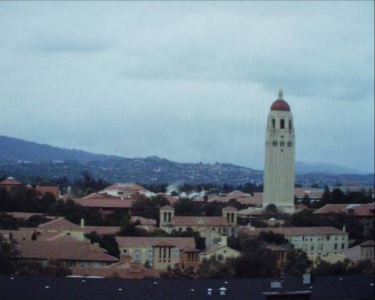
#> input picture Lab1/Image.jpg, 375 x 300 px, given in place of image.png, which was not available
$ jupyter execute --allow-errors 'Untitled (PASSED).ipynb'   (shell and % lines are left out)
#> lines starting #> are read from the running program, lines starting #| are printed output that depends on the picture; after the words box and inside, x2 and y2 are one past the last pixel; in counts of white or black regions, pixels touching at a corner belong together; pictures that were not available may be replaced by others from this repository, and a replacement may not be noted
[cell 1]
import numpy as np

[cell 2]
import cv2 as cv

[cell 3]
from matplotlib import pyplot as plt

[cell 4]
img = cv.imread("image.png", 0)
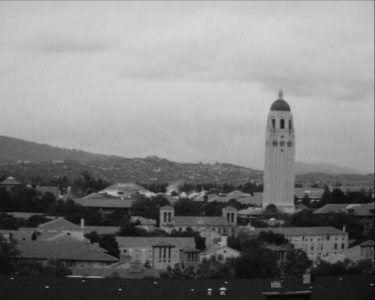
#> img: shape (300, 375); min 6, max 215, mean 128.9

[cell 5]
plt.imshow(img, 'gray')

[cell 6]
print(img[200, 200])
#| 100
print(img[0, 0])
#| 159

[cell 7]
value, img = cv.threshold(img, 100, 1, 0)
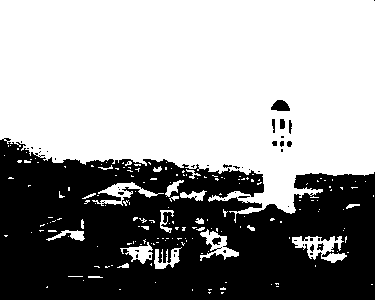
#> img: shape (300, 375); values 0 (black) and 1 (white), 59.9% white; 46 black regions (33 under 20 px), largest, box (x1, y1, x2, y2) and area: (0, 138, 375, 300) 44459, (271, 100, 290, 111) 155, (212, 237, 221, 245) 48

[cell 8]
print(img[0, 0])
#| 1
print(img[200, 200])
#| 0

[cell 9]
plt.imshow(img, 'gray')

[cell 10]
size = 100
width = 2
circle1 = cv.getStructuringElement(cv.MORPH_ELLIPSE, (size, size))
plt.imshow(circle1, 'gray')

[cell 11]
print(circle1[0, 0])
print(circle1[50, 50])

[cell 12]
circle2small = cv.getStructuringElement(cv.MORPH_ELLIPSE, (size - 2 * width, size - 2 * width))
plt.imshow(circle2small, 'gray')

[cell 13]
circle2 = np.zeros((size, size),np.uint8)
for i in range(size - 2 * width):
    for j in range(size - 2 * width):
        circle2[i + width, j + width] = circle2small[i, j]

[cell 14]
plt.imshow(circle2, 'gray')

[cell 15]
ring = circle1 - circle2
plt.imshow(ring, 'gray')
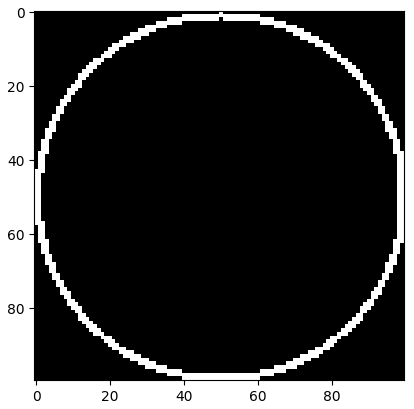
#> figure drawn by matplotlib, 1 panel

[cell 16]
print(type(img))
#| <class 'numpy.ndarray'>
print(type(ring))
print(img[200, 200])
#| 0
print(ring[50, 1])

[cell 17]
centers = cv.erode(img, ring)
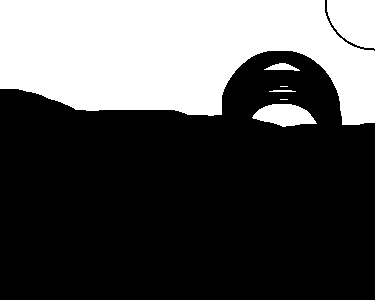
#> centers: shape (300, 375); values 0 (black) and 1 (white), 32.3% white; 7 white regions (2 under 20 px), largest, box (x1, y1, x2, y2) and area: (0, 0, 375, 125) 33280, (327, 0, 375, 49) 1875, (252, 104, 317, 127) 1007, (264, 63, 300, 71) 162, (269, 90, 296, 92) 46
plt.imshow(centers, 'gray')

[cell 18]
insertions = cv.dilate(centers, circle1)
#> insertions: shape (300, 375); values 0 (black) and 1 (white), 54.5% white; 1 black region, box (x1, y1, x2, y2) and area: (0, 139, 375, 300) 51181
plt.imshow(insertions, 'gray')

[cell 19]
imgWithoutHoles = img | insertions
#> imgWithoutHoles: shape (300, 375); values 0 (black) and 1 (white), 60.3% white; 36 black regions (30 under 20 px), largest, box (x1, y1, x2, y2) and area: (0, 139, 375, 300) 44415, (212, 237, 221, 245) 48, (317, 243, 324, 251) 32, (310, 244, 314, 252) 21, (223, 164, 232, 168) 20, (238, 196, 250, 198) 20
plt.imshow(imgWithoutHoles, 'gray')

[cell 20]
bodySize = 285
circle3 = cv.getStructuringElement(cv.MORPH_ELLIPSE, (bodySize, bodySize))
openedImage = cv.morphologyEx(imgWithoutHoles, cv.MORPH_OPEN, circle3)
#> openedImage: shape (300, 375); values 0 (black) and 1 (white), 54.4% white; 1 black region, box (x1, y1, x2, y2) and area: (0, 137, 375, 300) 51270
plt.imshow(openedImage, 'gray')

[cell 21]
shiftSize = 11
circle4 = cv.getStructuringElement(cv.MORPH_ELLIPSE, (shiftSize, shiftSize))
plt.imshow(circle4, 'gray')

[cell 22]
dilatedOpenedImage = cv.dilate(openedImage, circle4)
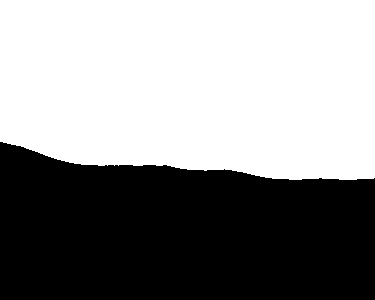
#> dilatedOpenedImage: shape (300, 375); values 0 (black) and 1 (white), 56.1% white; 1 black region, box (x1, y1, x2, y2) and area: (0, 142, 375, 300) 49391
plt.imshow(dilatedOpenedImage, 'gray')

[cell 23]
teethSize = 13
circle5 = cv.getStructuringElement(cv.MORPH_ELLIPSE, (teethSize, teethSize))
plt.imshow(circle5, 'gray')

[cell 24]
dilatedOpenedImage2 = cv.dilate(dilatedOpenedImage, circle5)
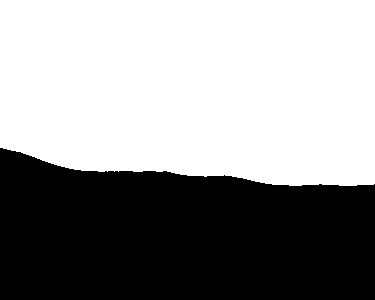
#> dilatedOpenedImage2: shape (300, 375); values 0 (black) and 1 (white), 58.1% white; 1 black region, box (x1, y1, x2, y2) and area: (0, 148, 375, 300) 47138
plt.imshow(dilatedOpenedImage2, 'gray')

[cell 25]
print(dilatedOpenedImage2[200, 200])
#| 0

[cell 26]
bigRing = cv.subtract(dilatedOpenedImage2, dilatedOpenedImage)
#> bigRing: shape (300, 375); values 0 (black) and 1 (white), 2% white; 1 white region, box (x1, y1, x2, y2) and area: (0, 142, 375, 186) 2253
plt.imshow(bigRing, 'gray')

[cell 27]
teeth = imgWithoutHoles & bigRing
#> teeth: shape (300, 375); values 0 (black) and 1 (white), 0.48% white; 46 white regions (39 under 20 px), largest, box (x1, y1, x2, y2) and area: (263, 177, 295, 186) 189, (25, 149, 51, 161) 68, (52, 158, 64, 163) 37
plt.imshow(teeth, 'gray')

[cell 28]
spacing = 17
tip_spacing = cv.getStructuringElement(cv.MORPH_ELLIPSE, (spacing, spacing))
plt.imshow(tip_spacing, 'gray')

[cell 29]
dilatedTeeth = cv.dilate(teeth, tip_spacing)
#> dilatedTeeth: shape (300, 375); values 0 (black) and 1 (white), 6% white; 3 white regions, box (x1, y1, x2, y2) and area: (83, 157, 341, 194) 4903, (0, 137, 74, 176) 1432, (347, 173, 374, 190) 363
plt.imshow(dilatedTeeth, 'gray')
print(np.amax(dilatedTeeth))
#| 1

[cell 30]
defects =  cv.subtract(bigRing, dilatedTeeth)
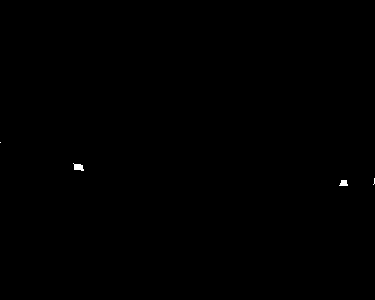
#> defects: shape (300, 375); values 0 (black) and 1 (white), 0.1% white; 4 white regions (2 under 20 px), largest, box (x1, y1, x2, y2) and area: (73, 163, 84, 171) 57, (339, 180, 348, 186) 42
plt.imshow(defects, 'gray')
print(np.amax(defects))
#| 1

[cell 31]
defectDiameter = 31
defect_cue = cv.getStructuringElement(cv.MORPH_ELLIPSE, (defectDiameter, defectDiameter))
plt.imshow(defect_cue, 'gray')
print(np.amax(defect_cue))
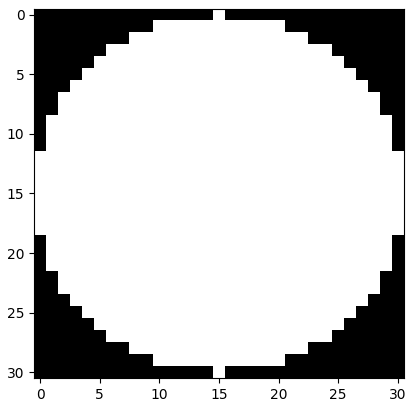
#> figure drawn by matplotlib, 1 panel

[cell 32]
dilatedDefects = cv.dilate(defects, defect_cue)
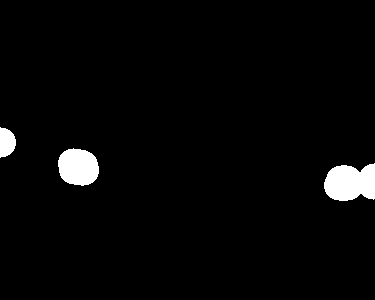
#> dilatedDefects: shape (300, 375); values 0 (black) and 1 (white), 2.8% white; 3 white regions, box (x1, y1, x2, y2) and area: (324, 163, 375, 201) 1554, (58, 148, 99, 186) 1229, (0, 127, 16, 158) 380
plt.imshow(dilatedDefects, 'gray')

#> (a cell that did not finish here is left out)

[cell 34]
print(bigRing[0, 0])
#| 0

[cell 35]
result = dilatedTeeth | dilatedDefects
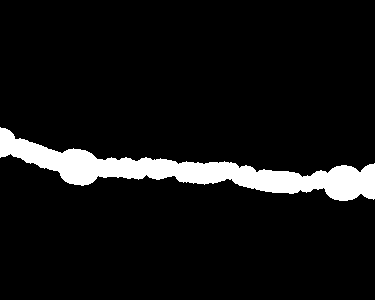
#> result: shape (300, 375); values 0 (black) and 1 (white), 7.6% white; 1 white region, box (x1, y1, x2, y2) and area: (0, 127, 375, 201) 8541
plt.imshow(result, 'gray')
